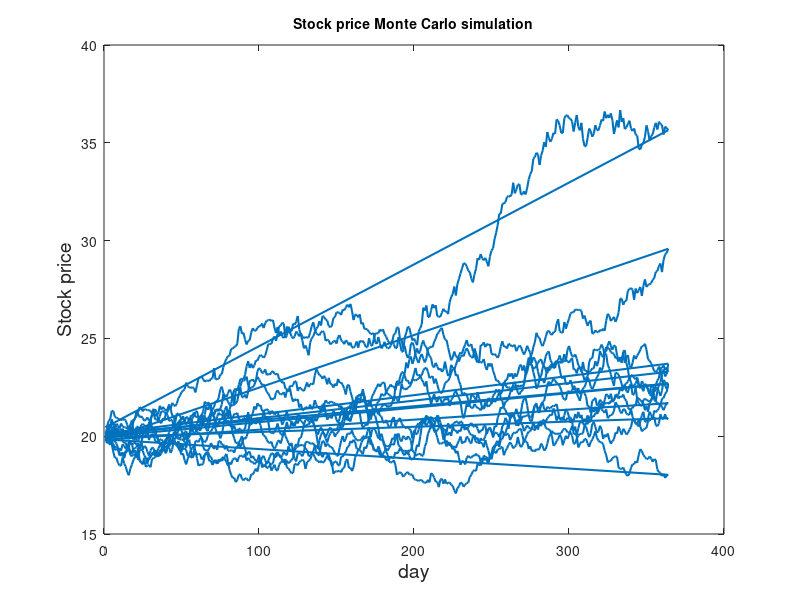

Source code (MATLAB):
clc;
close all; clear all;

fs = 14; % Font Size
%% Scatter Plots for enerygy
%---------------------------------------------------
energyData = dlmread('stockData.txt');
day = energyData(:,1);
price = energyData(:,2);

figure()
plot(day, price, 'LineWidth', 1.5);
xlabel('day','FontSize', fs); ylabel('Stock price','FontSize', fs);
title('Stock price Monte Carlo simulation', 'FontSize', fs-4);